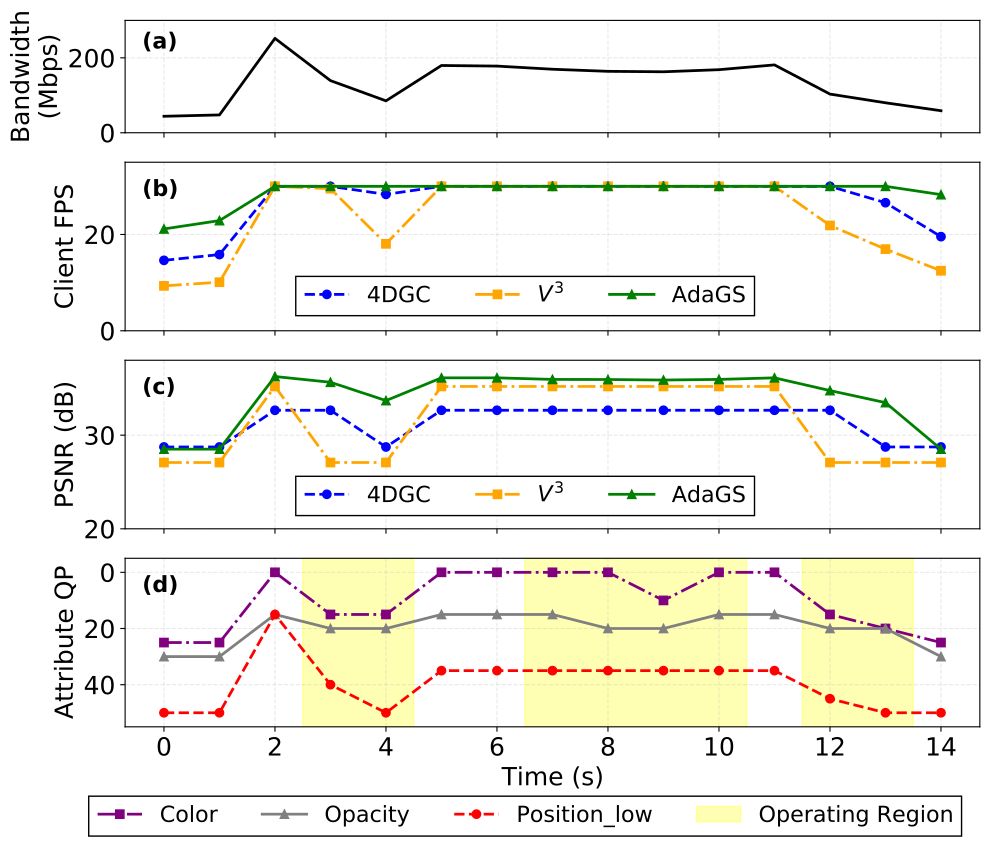

Python code for this plot:
import csv

# read the first 200 element of "Throughput" column from the CSV file
def read_throughput_data(file_path):
    throughput_data = []
    with open(file_path, 'r') as csvfile:
        reader = csv.DictReader(csvfile)
        for i, row in enumerate(reader):
            if i < 416:
                continue
            if i >= 466:
                break
            throughput_data.append(float(row['Throughput']))
    return throughput_data

throughput_data = read_throughput_data('../motivation_study/Lumos5G-v1.0.csv')

# minus 20% to simulate real-world network condition
throughput_data = [x / 2.5 for x in throughput_data]
# print(throughput_data)

def read_psnr_data(file_path):
    psnr_data = []
    # find the line with the format: "PSNR: 00.00 dB" and extract the PSNR value
    with open(file_path, 'r') as f:
        for line in f:
            if "PSNR:" in line:
                parts = line.split()
                for part in parts:
                    if part.replace('.', '', 1).isdigit():
                        psnr_data.append(float(part))
                        break
            if len(psnr_data) >= 50:
                break
    return psnr_data

psnr_data = read_psnr_data('../../videogs/VideoGS/output_log/eval_5_umbrella_prune_60.txt')

# print(psnr_data)

# using non-bandwidth-adaptive method

print("Average Throughput: ", sum(throughput_data) / len(throughput_data), "Variance: ", sum((x - sum(throughput_data) / len(throughput_data)) ** 2 for x in throughput_data) / len(throughput_data))

psnr_static = []
fps_static = [] 

for i in range(len(throughput_data)):
    fps_static.append(min(throughput_data[i] / 8 / 0.78, 30))
    psnr_static.append(30.65)  # always use the 4th config
    
    
# print(fps_static)

# using a naive bandwidth-adaptive method

quality_coefficient = [36.27 / 35.73, 36.23 / 35.73, 36.09 / 35.73, 1, 34.74 / 35.73, 32.34 / 35.73, 27.90 / 35.73]

size_coefficient = [240 / 156, 240 / 156, 196 / 156, 1, 128 / 156, 108 / 156, 92 / 156]

def adaptive(throughput_data, psnr_data, quality_coefficient, size_coefficient):
    fps_adaptive = []
    psnr_adaptive = []
    for i in range(len(throughput_data)):
        max_fps = (throughput_data[i] / 8) / size_coefficient[-1]
        fps_adaptive.append(min(max_fps, 30))
        
        if max_fps < 30:
            psnr_adaptive.append(psnr_data[1] * quality_coefficient[-1])
        else:
            for j in range(len(size_coefficient)):
                if max_fps >= 30 / size_coefficient[j]:
                    # print(max_fps)
                    psnr_adaptive.append(psnr_data[1] * quality_coefficient[j])
                    break
    return fps_adaptive, psnr_adaptive

fps_adaptive, psnr_adaptive = adaptive(throughput_data, psnr_data, quality_coefficient, size_coefficient)

fourdgc_quality = [32.66, 31.91, 30.41, 28.74]

fourdgc_bitrate = [1000, 500, 416, 376]

def fourdgc_adaptive(throughput_data, fourdgc_quality, fourdgc_bitrate):
    fps_adaptive = []
    psnr_adaptive = []
    for i in range(len(throughput_data)):
        max_fps = (throughput_data[i] / 8) / fourdgc_bitrate[-1] * 1000
        fps_adaptive.append(min(max_fps, 30))
        
        if max_fps < 30:
            psnr_adaptive.append(fourdgc_quality[-1])
        else:
            for j in range(len(fourdgc_bitrate)):
                if max_fps >= 30 / fourdgc_bitrate[j]:
                    # print(max_fps)
                    psnr_adaptive.append(fourdgc_quality[j])
                    break
    return fps_adaptive, psnr_adaptive

fourdgc_fps_adaptive, fourdgc_psnr_adaptive = fourdgc_adaptive(throughput_data, fourdgc_quality, fourdgc_bitrate)

# print(fps_adaptive)
# print(psnr_adaptive)

# print("Average FPS (Static Method): ", sum(fps_static) / len(fps_static), "Variance: ", sum((x - sum(fps_static) / len(fps_static)) ** 2 for x in fps_static) / len(fps_static))
# print("Average FPS (Adaptive Method): ", sum(fps_adaptive) / len(fps_adaptive), "Variance: ", sum((x - sum(fps_adaptive) / len(fps_adaptive)) ** 2 for x in fps_adaptive) / len(fps_adaptive))

# print("Average PSNR (Static Method): ", sum(psnr_data) / len(psnr_data), "Variance: ", sum((x - sum(psnr_data) / len(psnr_data)) ** 2 for x in psnr_data) / len(psnr_data))
# print("Average PSNR (Adaptive Method): ", sum(psnr_adaptive) / len(psnr_adaptive), "Variance: ", sum((x - sum(psnr_adaptive) / len(psnr_adaptive)) ** 2 for x in psnr_adaptive) / len(psnr_adaptive))

# plot the fps and psnr data separately

import json
import numpy as np

ours_psnr = np.array([])
ours_bitrate = np.array([])
ours_ssim = np.array([])

ours_position_low = []
ours_color = []
ours_opacity = []
ours_scale = []
ours_rotation = []

with open("../4k_5_bandwidth/test_results.json", "r") as f:
    test_results = json.load(f)
    for result in test_results:
        if result["psnr"] < 28:
            continue
        ours_psnr = np.append(ours_psnr, result["psnr"])
        ours_ssim = np.append(ours_ssim, result["ssim"])
        ours_bitrate = np.append(ours_bitrate, result["bitrate_kb"])
        ours_position_low.append(result["position_low"])
        ours_color.append(result["color"])
        ours_opacity.append(result["opacity"])
        ours_scale.append(result["scale"])
        ours_rotation.append(result["rotation"])
        
# reverse the arrays to have descending order of bitrate
ours_psnr = ours_psnr[::-1]
ours_ssim = ours_ssim[::-1]
ours_bitrate = ours_bitrate[::-1] * 30  # convert to kbps
# print(ours_bitrate)
ours_position_low = ours_position_low[::-1]
ours_color = ours_color[::-1]
ours_opacity = ours_opacity[::-1]
ours_scale = ours_scale[::-1]
ours_rotation = ours_rotation[::-1]

def calculate_average_fps(throughput_data, psnrs, ssims, bitrates, positions, colors, opacities, scales, rotations):
    fps_list = []
    psnr_list = []
    ssim_list = []
    ours_position_low = []
    ours_color = []
    ours_opacity = []
    ours_scale = []
    ours_rotation = []
    for throughput in throughput_data:
        # 将吞吐量从Mbps转换为Kbps以便比较
        throughput_kbps = throughput * 1000 / 8
        
        # 找到能够支持的最高码率
        supported_bitrates = bitrates[bitrates <= throughput_kbps]
        
        if len(supported_bitrates) > 0:
            # 选择最高码率（第一个元素，因为数组是从高到低排序的）
            selected_bitrate = supported_bitrates[0]
            # 在30FPS下能够支持
            fps_list.append(30)
        else:
            # 如果没有码率能够支持，选择最低码率
            selected_bitrate = bitrates[-1]
            # 计算实际能够达到的FPS（按比例缩放）
            # 实际FPS = 30 * (吞吐量 / 所需码率)，但不能超过30
            actual_fps = min(30, 30 * (throughput_kbps / (selected_bitrate)))
            fps_list.append(actual_fps)
            
        psnr_list.append(psnrs[bitrates == selected_bitrate][0])
        ssim_list.append(ssims[bitrates == selected_bitrate][0])
        ours_position_low.append(positions[bitrates.tolist().index(selected_bitrate)])
        ours_color.append(colors[bitrates.tolist().index(selected_bitrate)])
        ours_opacity.append(opacities[bitrates.tolist().index(selected_bitrate)])
        ours_scale.append(scales[bitrates.tolist().index(selected_bitrate)])
        ours_rotation.append(rotations[bitrates.tolist().index(selected_bitrate)])
    return fps_list, psnr_list, ssim_list, ours_position_low, ours_color, ours_opacity, ours_scale, ours_rotation


our_fps, our_psnr, our_ssim, ours_position_low, ours_color, ours_opacity, ours_scale, ours_rotation = \
    calculate_average_fps(throughput_data, ours_psnr, ours_ssim, ours_bitrate, ours_position_low, ours_color, ours_opacity, ours_scale, ours_rotation)

import matplotlib.pyplot as plt

# 创建包含两个共享x轴的子图的图表
fig, (ax1, ax2, ax3, ax4) = plt.subplots(4, 1, figsize=(10, 10), sharex=True, gridspec_kw={'height_ratios': [1, 1.5, 1.5, 1.5]})

# 上半张图：吞吐量折线图
ax1.plot(throughput_data[:15], label='Throughput', color='black', linestyle='-', linewidth=2)
ax1.set_ylabel('Bandwidth\n(Mbps)', fontsize=18)
ax1.set_ylim(0, 300)
ax1.tick_params(axis='y', labelsize=18)
ax1.grid(True, alpha=0.3, linestyle='--')

line_style  = ['--', '-.', '-']
mark_style = ['o', 's', '^']

# 第二张图：FPS对比折线图
ax2.plot(fourdgc_fps_adaptive[:15], label='4DGC', color='blue', linestyle=line_style[0], marker=mark_style[0], linewidth=2)
ax2.plot(fps_adaptive[:15], label='$V^3$', color='orange', linestyle=line_style[1], marker=mark_style[1], linewidth=2)
ax2.plot(our_fps[:15], label='AdaGS', color='green', linestyle=line_style[2], marker=mark_style[2], linewidth=2)
ax2.set_ylabel('Client FPS', fontsize=18)
ax2.set_ylim(0, 35)
ax2.tick_params(axis='y', labelsize=18)
ax2.grid(True, alpha=0.3, linestyle='--')

# 第三张图：PSNR对比折线图
ax3.plot(fourdgc_psnr_adaptive[:15], label='4DGC', color='blue', linestyle=line_style[0], marker=mark_style[0], linewidth=2)
ax3.plot(psnr_adaptive[:15], label='$V^3$', color='orange', linestyle=line_style[1], marker=mark_style[1], linewidth=2)
ax3.plot(our_psnr[:15], label='AdaGS', color='green', linestyle=line_style[2], marker=mark_style[2], linewidth=2)
ax3.set_ylabel('PSNR (dB)', fontsize=18)
ax3.set_ylim(20, 38)
ax3.tick_params(axis='y', labelsize=18)
ax3.grid(True, alpha=0.3, linestyle='--')

# 第四张图：属性QP配置
ax4.plot(ours_color[:15], label='Color', color='purple', linestyle=line_style[1], linewidth=2, marker=mark_style[1])
ax4.plot(ours_opacity[:15], label='Opacity', color='grey', linestyle=line_style[2], linewidth=2, marker=mark_style[2])
ax4.plot(ours_position_low[:15], label='Position_low', color='red', linestyle=line_style[0], linewidth=2, marker=mark_style[0])
# ax4.plot(ours_scale[:15], label='Scale', color='orange', linestyle='-', linewidth=2, marker='D', markersize=3)
# ax4.plot(ours_rotation[:15], label='Rotation', color='purple', linestyle=line_style[2], linewidth=2, marker=mark_style[2])

# 在x=2.5-4.5, 6.5-10.5, 11.5-13.5间添加半透明阴影，并且添加到图例中
highlight1 = ax4.axvspan(2.5, 4.5, color='yellow', alpha=0.3, label='Operating Region')
highlight2 = ax4.axvspan(6.5, 10.5, color='yellow', alpha=0.3)
highlight3 = ax4.axvspan(11.5, 13.5, color='yellow', alpha=0.3)


ax4.set_xlabel('Time (s)', fontsize=18)
ax4.set_ylabel('Attribute QP', fontsize=18)
ax4.tick_params(axis='y', labelsize=18)
ax4.tick_params(axis='x', labelsize=18)
ax4.grid(True, alpha=0.3, linestyle='--')
ax4.invert_yaxis()
ax4.set_ylim(55, -5)

# 为每个子图添加标签 (a), (b), (c), (d)
ax1.text(0.02, 0.90, '(a)', transform=ax1.transAxes, fontsize=16, fontweight='bold', va='top')
ax2.text(0.02, 0.90, '(b)', transform=ax2.transAxes, fontsize=16, fontweight='bold', va='top')
ax3.text(0.02, 0.90, '(c)', transform=ax3.transAxes, fontsize=16, fontweight='bold', va='top')
ax4.text(0.02, 0.90, '(d)', transform=ax4.transAxes, fontsize=16, fontweight='bold', va='top')

# 方法对比图例（放在第三张图下方）
method_handles, method_labels = ax2.get_legend_handles_labels()

fig.legend(method_handles, method_labels, 
          loc='upper center',
          bbox_to_anchor=(0.53, 0.69),  # 调整这个值来精确定位在第三子图下方
          ncol=3,
          fontsize=16,
          frameon=True,
          fancybox=False,
          shadow=False,
          edgecolor='black',
          framealpha=1.0)

fig.legend(method_handles, method_labels, 
          loc='upper center',
          bbox_to_anchor=(0.53, 0.49),  # 调整这个值来精确定位在第三子图下方
          ncol=3,
          fontsize=16,
          frameon=True,
          fancybox=False,
          shadow=False,
          edgecolor='black',
          framealpha=1.0)

# 属性图例（放在第四张图下方）
attribute_handles, attribute_labels = ax4.get_legend_handles_labels()
fig.legend(attribute_handles, attribute_labels,
          loc='upper center',
          bbox_to_anchor=(0.53, 0.17),  # 调整这个值来精确定位在第四子图下方
          ncol=5,
          fontsize=16,
          frameon=True,
          fancybox=False,
          shadow=False,
          edgecolor='black',
          framealpha=1.0)

# 调整子图之间的间距 - 将第2、3个子图间距减为0
plt.subplots_adjust(hspace=0.05)  # 进一步减少子图间垂直间距，使第2、3子图紧贴

# 调整整体布局，为底部图例留出空间
fig.tight_layout(rect=[0, 0.15, 1, 0.95])  # 调整底部边距为图例留空间

# 保存图表
plt.savefig('evaluation_dynamic.pdf', dpi=300, bbox_inches='tight')
plt.close()
